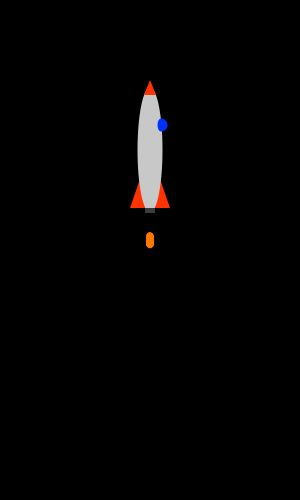
Frame 1 (no input)
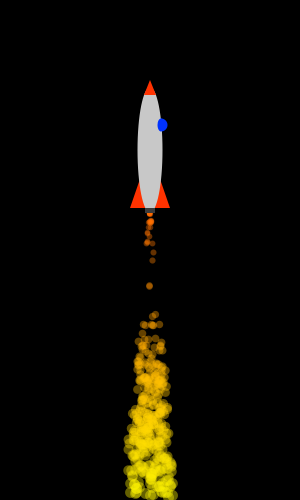
Frame 60 (the mouse pressed at the canvas centre just before this capture)
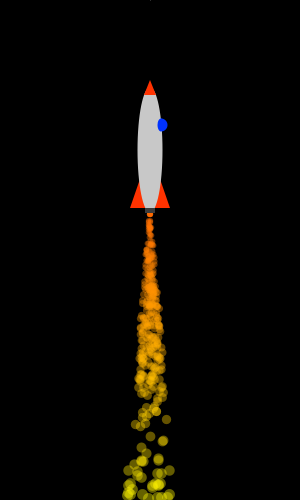
Frame 120 (the mouse held since frame 60 and released just before this capture)

The Processing sketch that drew these frames (run headless with seeded random() and noise(); from frame 60 on, the mouse is pressed at the canvas centre):

// Processing sketch: processing_42128
// ── processing_42128.pde

int numParticles = 800;
GenParticle[] p = new GenParticle[numParticles]; 

void setup() {
  size(300, 500);
  noStroke();
  smooth();
  for (int i = 0; i < p.length; i++) {
    if (random(2)>1) {
      float velX = random(-2, 2);
      float velY = random(-8, -4);
      p[i] = new Stars(width/2, -100, velX, velY, width/2, 0); //generates number of stars
    }
    else {
      float velX = random(-1, 1);
      float velY = random(10, 20);
      p[i] = new Fuel(width/2, 3*(width/4), velX, velY, width/2, 2*(width/3)); //generates number of fuel part.
    }
  }
}

void draw() {
  fill(0);
  rect(0, 0, width, height);
  stroke(255);

  for (int i = 0; i < p.length; i++) {//continuously draws 
    p[i].update();
    p[i].regenerate();
    p[i].display();
  }
  Rocket();//draws rocket
}


class Fuel extends GenParticle {  //rocket flames

  Fuel(float xIn, float yIn, float vxIn, float vyIn, float ox, float oy) {
    super(xIn, yIn, vxIn, vyIn, ox, oy);
  }

  void update() {
    vy = vy + gravity; //velocity of particles due to gravity
    y += vy;  //possition of particles due to velocity vert. 
    x += vx;  //possition of particles due to velocity horiz.
  }

  void regenerate() {
    if ((x > width) ||(y > height) ) { //if particle goes beyond borders, reset
      x = originX;
      y = originY;
      vx = random(-1, 1);
      vy = random(10, 15); //fast verticle velocity
    }
  }
  void display() { //draw red color, and growing size
    stroke(255, y/2, 0, 100);
    strokeWeight(abs(1+ y/50));
    point(x, y);
  }
}


class Stars extends GenParticle { //passing stars
  Stars(float xIn, float yIn, float vxIn, float vyIn, float ox, float oy) {
    super(xIn, yIn, vxIn, vyIn, ox, oy);
  }
  void update() {
    vy = vy + gravity/2; //velocity due to half gravity
    y += vy;
    x += vx;
  }
  void regenerate() {
    if ((x > width)||(y > height) ) {
      x = originX;
      y = originY;
      vx = random(-5, 5);
      vy = random(-4,-2); //slow vertical velocity
    }
  }
  void display() {//make point lighter as it falls, and slightly larger as well
    stroke(abs(y+50)); 
    strokeWeight(abs(1+ y/100));
    point(x, y);
  }
}


class GenParticle extends Particle { //regenerates mother particle
  float originX, originY;

  GenParticle(float xIn, float yIn, float vxIn, float vyIn, float ox, float oy) {
    super(xIn, yIn, vxIn, vyIn);
    originX = ox;
    originY = oy;
  }
}




class Particle { //mother particle sets up variables for all other classes
  float x, y;
  float vx, vy;
  float gravity = 0.05;

  Particle(float xpos, float ypos, float velx, float vely) {
    x = xpos;
    y = ypos;
    vx = velx;
    vy = vely;
  }

  void update() { // must exist to be seeded into draw
  }
  void display() {
  }
  void regenerate() {
  }
}
void Rocket() { //adapted form Kevin Keables Rocket on Open Processeing
  pushMatrix();
  rotate(radians(90));
  translate(50, -250);
  noStroke();

  fill(0, 50, 255);
  ellipse(75, 89, 13, 13);//window top

  fill(255, 50, 0);
  triangle(100, 100, 158, 80, 158, 120);//fins

  fill(200);
  ellipse(100, 100, 125, 25); //body

  fill(0, 50, 255);
  ellipse(75, 89, 13, 7); //window bottom

  fill(255, 50, 0);
  triangle(30, 100, 45, 94, 45, 106);//nose

  fill(60);
  rect(158, 95, 5, 10); //tail pipe

  popMatrix();
}
